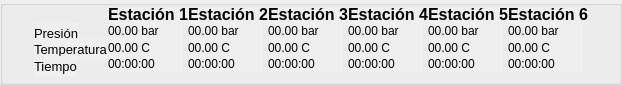
     <widget class="QGroupBox" name="gbInfoSensores">
      <property name="enabled">
       <bool>true</bool>
      </property>
      <property name="sizePolicy">
       <sizepolicy hsizetype="Preferred" vsizetype="Fixed">
        <horstretch>0</horstretch>
        <verstretch>0</verstretch>
       </sizepolicy>
      </property>
      <property name="minimumSize">
       <size>
        <width>0</width>
        <height>85</height>
       </size>
      </property>
      <property name="maximumSize">
       <size>
        <width>16777215</width>
        <height>85</height>
       </size>
      </property>
      <property name="cursor">
       <cursorShape>ArrowCursor</cursorShape>
      </property>
      <property name="contextMenuPolicy">
       <enum>Qt::ContextMenuPolicy::NoContextMenu</enum>
      </property>
      <property name="layoutDirection">
       <enum>Qt::LayoutDirection::LeftToRight</enum>
      </property>
      <property name="autoFillBackground">
       <bool>false</bool>
      </property>
      <property name="styleSheet">
       <string notr="true">#gbInfoSensores {
	border: 0px;
}</string>
      </property>
      <property name="flat">
       <bool>true</bool>
      </property>
      <property name="checkable">
       <bool>false</bool>
      </property>
      <layout class="QGridLayout" name="glEstacionesInfo">
       <property name="sizeConstraint">
        <enum>QLayout::SizeConstraint::SetDefaultConstraint</enum>
       </property>
       <property name="topMargin">
        <number>0</number>
       </property>
       <property name="bottomMargin">
        <number>10</number>
       </property>
       <property name="spacing">
        <number>0</number>
       </property>
       <item row="3" column="4">
        <widget class="QLabel" name="lblTime_2">
         <property name="sizePolicy">
          <sizepolicy hsizetype="Preferred" vsizetype="Preferred">
           <horstretch>0</horstretch>
           <verstretch>0</verstretch>
          </sizepolicy>
         </property>
         <property name="minimumSize">
          <size>
           <width>0</width>
           <height>0</height>
          </size>
         </property>
         <property name="maximumSize">
          <size>
           <width>75</width>
           <height>5000</height>
          </size>
         </property>
         <property name="autoFillBackground">
          <bool>true</bool>
         </property>
         <property name="text">
          <string>00:00:00</string>
         </property>
         <property name="textFormat">
          <enum>Qt::TextFormat::PlainText</enum>
         </property>
        </widget>
       </item>
       <item row="1" column="7">
        <widget class="QLabel" name="lblPress_5">
         <property name="sizePolicy">
          <sizepolicy hsizetype="Fixed" vsizetype="Preferred">
           <horstretch>0</horstretch>
           <verstretch>0</verstretch>
          </sizepolicy>
         </property>
         <property name="maximumSize">
          <size>
           <width>75</width>
           <height>16777215</height>
          </size>
         </property>
         <property name="autoFillBackground">
          <bool>true</bool>
         </property>
         <property name="text">
          <string>00.00 bar</string>
         </property>
         <property name="textFormat">
          <enum>Qt::TextFormat::PlainText</enum>
         </property>
        </widget>
       </item>
       <item row="3" column="8">
        <widget class="QLabel" name="lblTime_6">
         <property name="sizePolicy">
          <sizepolicy hsizetype="Preferred" vsizetype="Preferred">
           <horstretch>0</horstretch>
           <verstretch>0</verstretch>
          </sizepolicy>
         </property>
         <property name="minimumSize">
          <size>
           <width>0</width>
           <height>0</height>
          </size>
         </property>
         <property name="maximumSize">
          <size>
           <width>75</width>
           <height>5000</height>
          </size>
         </property>
         <property name="autoFillBackground">
          <bool>true</bool>
         </property>
         <property name="text">
          <string>00:00:00</string>
         </property>
         <property name="textFormat">
          <enum>Qt::TextFormat::PlainText</enum>
         </property>
        </widget>
       </item>
       <item row="3" column="3">
        <widget class="QLabel" name="lblTime_1">
         <property name="sizePolicy">
          <sizepolicy hsizetype="Preferred" vsizetype="Preferred">
           <horstretch>0</horstretch>
           <verstretch>0</verstretch>
          </sizepolicy>
         </property>
         <property name="minimumSize">
          <size>
           <width>0</width>
           <height>0</height>
          </size>
         </property>
         <property name="maximumSize">
          <size>
           <width>75</width>
           <height>5000</height>
          </size>
         </property>
         <property name="autoFillBackground">
          <bool>true</bool>
         </property>
         <property name="text">
          <string>00:00:00</string>
         </property>
         <property name="textFormat">
          <enum>Qt::TextFormat::PlainText</enum>
         </property>
        </widget>
       </item>
       <item row="3" column="6">
        <widget class="QLabel" name="lblTime_4">
         <property name="sizePolicy">
          <sizepolicy hsizetype="Preferred" vsizetype="Preferred">
           <horstretch>0</horstretch>
           <verstretch>0</verstretch>
          </sizepolicy>
         </property>
         <property name="minimumSize">
          <size>
           <width>0</width>
           <height>0</height>
          </size>
         </property>
         <property name="maximumSize">
          <size>
           <width>75</width>
           <height>5000</height>
          </size>
         </property>
         <property name="autoFillBackground">
          <bool>true</bool>
         </property>
         <property name="text">
          <string>00:00:00</string>
         </property>
         <property name="textFormat">
          <enum>Qt::TextFormat::PlainText</enum>
         </property>
        </widget>
       </item>
       <item row="2" column="7">
        <widget class="QLabel" name="lblTemp_5">
         <property name="sizePolicy">
          <sizepolicy hsizetype="Fixed" vsizetype="Preferred">
           <horstretch>0</horstretch>
           <verstretch>0</verstretch>
          </sizepolicy>
         </property>
         <property name="maximumSize">
          <size>
           <width>75</width>
           <height>16777215</height>
          </size>
         </property>
         <property name="autoFillBackground">
          <bool>true</bool>
         </property>
         <property name="text">
          <string>00.00 C</string>
         </property>
         <property name="textFormat">
          <enum>Qt::TextFormat::PlainText</enum>
         </property>
        </widget>
       </item>
       <item row="1" column="4">
        <widget class="QLabel" name="lblPress_2">
         <property name="sizePolicy">
          <sizepolicy hsizetype="Fixed" vsizetype="Preferred">
           <horstretch>0</horstretch>
           <verstretch>0</verstretch>
          </sizepolicy>
         </property>
         <property name="maximumSize">
          <size>
           <width>75</width>
           <height>16777215</height>
          </size>
         </property>
         <property name="autoFillBackground">
          <bool>true</bool>
         </property>
         <property name="text">
          <string>00.00 bar</string>
         </property>
         <property name="textFormat">
          <enum>Qt::TextFormat::PlainText</enum>
         </property>
        </widget>
       </item>
       <item row="1" column="5">
        <widget class="QLabel" name="lblPress_3">
         <property name="sizePolicy">
          <sizepolicy hsizetype="Fixed" vsizetype="Preferred">
           <horstretch>0</horstretch>
           <verstretch>0</verstretch>
          </sizepolicy>
         </property>
         <property name="maximumSize">
          <size>
           <width>75</width>
           <height>16777215</height>
          </size>
         </property>
         <property name="autoFillBackground">
          <bool>true</bool>
         </property>
         <property name="text">
          <string>00.00 bar</string>
         </property>
         <property name="textFormat">
          <enum>Qt::TextFormat::PlainText</enum>
         </property>
        </widget>
       </item>
       <item row="0" column="4">
        <widget class="QLabel" name="lblEst_2">
         <property name="sizePolicy">
          <sizepolicy hsizetype="Fixed" vsizetype="Preferred">
           <horstretch>0</horstretch>
           <verstretch>0</verstretch>
          </sizepolicy>
         </property>
         <property name="font">
          <font>
           <pointsize>12</pointsize>
           <bold>true</bold>
          </font>
         </property>
         <property name="autoFillBackground">
          <bool>true</bool>
         </property>
         <property name="text">
          <string>Estación 2</string>
         </property>
         <property name="textFormat">
          <enum>Qt::TextFormat::PlainText</enum>
         </property>
        </widget>
       </item>
       <item row="2" column="6">
        <widget class="QLabel" name="lblTemp_4">
         <property name="sizePolicy">
          <sizepolicy hsizetype="Fixed" vsizetype="Preferred">
           <horstretch>0</horstretch>
           <verstretch>0</verstretch>
          </sizepolicy>
         </property>
         <property name="maximumSize">
          <size>
           <width>75</width>
           <height>16777215</height>
          </size>
         </property>
         <property name="autoFillBackground">
          <bool>true</bool>
         </property>
         <property name="text">
          <string>00.00 C</string>
         </property>
         <property name="textFormat">
          <enum>Qt::TextFormat::PlainText</enum>
         </property>
        </widget>
       </item>
       <item row="1" column="8">
        <widget class="QLabel" name="lblPress_6">
         <property name="sizePolicy">
          <sizepolicy hsizetype="Fixed" vsizetype="Preferred">
           <horstretch>0</horstretch>
           <verstretch>0</verstretch>
          </sizepolicy>
         </property>
         <property name="maximumSize">
          <size>
           <width>75</width>
           <height>16777215</height>
          </size>
         </property>
         <property name="autoFillBackground">
          <bool>true</bool>
         </property>
         <property name="text">
          <string>00.00 bar</string>
         </property>
         <property name="textFormat">
          <enum>Qt::TextFormat::PlainText</enum>
         </property>
        </widget>
       </item>
       <item row="2" column="5">
        <widget class="QLabel" name="lblTemp_3">
         <property name="sizePolicy">
          <sizepolicy hsizetype="Fixed" vsizetype="Preferred">
           <horstretch>0</horstretch>
           <verstretch>0</verstretch>
          </sizepolicy>
         </property>
         <property name="maximumSize">
          <size>
           <width>75</width>
           <height>16777215</height>
          </size>
         </property>
         <property name="autoFillBackground">
          <bool>true</bool>
         </property>
         <property name="text">
          <string>00.00 C</string>
         </property>
         <property name="textFormat">
          <enum>Qt::TextFormat::PlainText</enum>
         </property>
        </widget>
       </item>
       <item row="0" column="3">
        <widget class="QLabel" name="lblEst_1">
         <property name="sizePolicy">
          <sizepolicy hsizetype="Fixed" vsizetype="Preferred">
           <horstretch>0</horstretch>
           <verstretch>0</verstretch>
          </sizepolicy>
         </property>
         <property name="font">
          <font>
           <pointsize>12</pointsize>
           <bold>true</bold>
          </font>
         </property>
         <property name="autoFillBackground">
          <bool>true</bool>
         </property>
         <property name="text">
          <string>Estación 1</string>
         </property>
         <property name="textFormat">
          <enum>Qt::TextFormat::PlainText</enum>
         </property>
        </widget>
       </item>
       <item row="0" column="7">
        <widget class="QLabel" name="lblEst_5">
         <property name="sizePolicy">
          <sizepolicy hsizetype="Fixed" vsizetype="Preferred">
           <horstretch>0</horstretch>
           <verstretch>0</verstretch>
          </sizepolicy>
         </property>
         <property name="font">
          <font>
           <pointsize>12</pointsize>
           <bold>true</bold>
          </font>
         </property>
         <property name="autoFillBackground">
          <bool>true</bool>
         </property>
         <property name="text">
          <string>Estación 5</string>
         </property>
         <property name="textFormat">
          <enum>Qt::TextFormat::PlainText</enum>
         </property>
        </widget>
       </item>
       <item row="2" column="2">
        <widget class="QLabel" name="lblTemp">
         <property name="sizePolicy">
          <sizepolicy hsizetype="Fixed" vsizetype="Fixed">
           <horstretch>0</horstretch>
           <verstretch>0</verstretch>
          </sizepolicy>
         </property>
         <property name="minimumSize">
          <size>
           <width>0</width>
           <height>20</height>
          </size>
         </property>
         <property name="font">
          <font>
           <pointsize>10</pointsize>
          </font>
         </property>
         <property name="autoFillBackground">
          <bool>true</bool>
         </property>
         <property name="text">
          <string>Temperatura</string>
         </property>
         <property name="textFormat">
          <enum>Qt::TextFormat::PlainText</enum>
         </property>
        </widget>
       </item>
       <item row="2" column="3">
        <widget class="QLabel" name="lblTemp_1">
         <property name="sizePolicy">
          <sizepolicy hsizetype="Fixed" vsizetype="Preferred">
           <horstretch>0</horstretch>
           <verstretch>0</verstretch>
          </sizepolicy>
         </property>
         <property name="maximumSize">
          <size>
           <width>75</width>
           <height>16777215</height>
          </size>
         </property>
         <property name="autoFillBackground">
          <bool>true</bool>
         </property>
         <property name="text">
          <string>00.00 C</string>
         </property>
         <property name="textFormat">
          <enum>Qt::TextFormat::PlainText</enum>
         </property>
        </widget>
       </item>
       <item row="3" column="5">
        <widget class="QLabel" name="lblTime_3">
         <property name="sizePolicy">
          <sizepolicy hsizetype="Preferred" vsizetype="Preferred">
           <horstretch>0</horstretch>
           <verstretch>0</verstretch>
          </sizepolicy>
         </property>
         <property name="minimumSize">
          <size>
           <width>0</width>
           <height>0</height>
          </size>
         </property>
         <property name="maximumSize">
          <size>
           <width>75</width>
           <height>5000</height>
          </size>
         </property>
         <property name="autoFillBackground">
          <bool>true</bool>
         </property>
         <property name="text">
          <string>00:00:00</string>
         </property>
         <property name="textFormat">
          <enum>Qt::TextFormat::PlainText</enum>
         </property>
        </widget>
       </item>
       <item row="0" column="8">
        <widget class="QLabel" name="lblEst_6">
         <property name="sizePolicy">
          <sizepolicy hsizetype="Fixed" vsizetype="Preferred">
           <horstretch>0</horstretch>
           <verstretch>0</verstretch>
          </sizepolicy>
         </property>
         <property name="font">
          <font>
           <pointsize>12</pointsize>
           <bold>true</bold>
          </font>
         </property>
         <property name="autoFillBackground">
          <bool>true</bool>
         </property>
         <property name="text">
          <string>Estación 6</string>
         </property>
         <property name="textFormat">
          <enum>Qt::TextFormat::PlainText</enum>
         </property>
        </widget>
       </item>
       <item row="0" column="6">
        <widget class="QLabel" name="lblEst_4">
         <property name="sizePolicy">
          <sizepolicy hsizetype="Fixed" vsizetype="Preferred">
           <horstretch>0</horstretch>
           <verstretch>0</verstretch>
          </sizepolicy>
         </property>
         <property name="font">
          <font>
           <pointsize>12</pointsize>
           <bold>true</bold>
          </font>
         </property>
         <property name="autoFillBackground">
          <bool>true</bool>
         </property>
         <property name="text">
          <string>Estación 4</string>
         </property>
         <property name="textFormat">
          <enum>Qt::TextFormat::PlainText</enum>
         </property>
        </widget>
       </item>
       <item row="2" column="8">
        <widget class="QLabel" name="lblTemp_6">
         <property name="sizePolicy">
          <sizepolicy hsizetype="Fixed" vsizetype="Preferred">
           <horstretch>0</horstretch>
           <verstretch>0</verstretch>
          </sizepolicy>
         </property>
         <property name="maximumSize">
          <size>
           <width>75</width>
           <height>16777215</height>
          </size>
         </property>
         <property name="autoFillBackground">
          <bool>true</bool>
         </property>
         <property name="text">
          <string>00.00 C</string>
         </property>
         <property name="textFormat">
          <enum>Qt::TextFormat::PlainText</enum>
         </property>
        </widget>
       </item>
       <item row="0" column="5">
        <widget class="QLabel" name="lblEst_3">
         <property name="font">
          <font>
           <pointsize>12</pointsize>
           <bold>true</bold>
          </font>
         </property>
         <property name="autoFillBackground">
          <bool>true</bool>
         </property>
         <property name="text">
          <string>Estación 3</string>
         </property>
         <property name="textFormat">
          <enum>Qt::TextFormat::PlainText</enum>
         </property>
        </widget>
       </item>
       <item row="1" column="3">
        <widget class="QLabel" name="lblPress_1">
         <property name="sizePolicy">
          <sizepolicy hsizetype="Fixed" vsizetype="Preferred">
           <horstretch>0</horstretch>
           <verstretch>0</verstretch>
          </sizepolicy>
         </property>
         <property name="maximumSize">
          <size>
           <width>75</width>
           <height>16777215</height>
          </size>
         </property>
         <property name="autoFillBackground">
          <bool>true</bool>
         </property>
         <property name="text">
          <string>00.00 bar</string>
         </property>
         <property name="textFormat">
          <enum>Qt::TextFormat::PlainText</enum>
         </property>
        </widget>
       </item>
       <item row="1" column="2">
        <widget class="QLabel" name="lblPress">
         <property name="sizePolicy">
          <sizepolicy hsizetype="Fixed" vsizetype="Fixed">
           <horstretch>0</horstretch>
           <verstretch>0</verstretch>
          </sizepolicy>
         </property>
         <property name="minimumSize">
          <size>
           <width>0</width>
           <height>20</height>
          </size>
         </property>
         <property name="font">
          <font>
           <pointsize>10</pointsize>
          </font>
         </property>
         <property name="autoFillBackground">
          <bool>true</bool>
         </property>
         <property name="styleSheet">
          <string notr="true"/>
         </property>
         <property name="text">
          <string>Presión</string>
         </property>
         <property name="textFormat">
          <enum>Qt::TextFormat::PlainText</enum>
         </property>
        </widget>
       </item>
       <item row="3" column="2">
        <widget class="QLabel" name="lblTime">
         <property name="sizePolicy">
          <sizepolicy hsizetype="Fixed" vsizetype="Fixed">
           <horstretch>0</horstretch>
           <verstretch>0</verstretch>
          </sizepolicy>
         </property>
         <property name="minimumSize">
          <size>
           <width>0</width>
           <height>20</height>
          </size>
         </property>
         <property name="font">
          <font>
           <pointsize>10</pointsize>
          </font>
         </property>
         <property name="autoFillBackground">
          <bool>true</bool>
         </property>
         <property name="text">
          <string>Tiempo</string>
         </property>
         <property name="textFormat">
          <enum>Qt::TextFormat::PlainText</enum>
         </property>
        </widget>
       </item>
       <item row="2" column="4">
        <widget class="QLabel" name="lblTemp_2">
         <property name="sizePolicy">
          <sizepolicy hsizetype="Fixed" vsizetype="Preferred">
           <horstretch>0</horstretch>
           <verstretch>0</verstretch>
          </sizepolicy>
         </property>
         <property name="maximumSize">
          <size>
           <width>75</width>
           <height>16777215</height>
          </size>
         </property>
         <property name="autoFillBackground">
          <bool>true</bool>
         </property>
         <property name="text">
          <string>00.00 C</string>
         </property>
         <property name="textFormat">
          <enum>Qt::TextFormat::PlainText</enum>
         </property>
        </widget>
       </item>
       <item row="1" column="6">
        <widget class="QLabel" name="lblPress_4">
         <property name="sizePolicy">
          <sizepolicy hsizetype="Fixed" vsizetype="Preferred">
           <horstretch>0</horstretch>
           <verstretch>0</verstretch>
          </sizepolicy>
         </property>
         <property name="maximumSize">
          <size>
           <width>75</width>
           <height>16777215</height>
          </size>
         </property>
         <property name="autoFillBackground">
          <bool>true</bool>
         </property>
         <property name="text">
          <string>00.00 bar</string>
         </property>
         <property name="textFormat">
          <enum>Qt::TextFormat::PlainText</enum>
         </property>
        </widget>
       </item>
       <item row="3" column="7">
        <widget class="QLabel" name="lblTime_5">
         <property name="sizePolicy">
          <sizepolicy hsizetype="Preferred" vsizetype="Preferred">
           <horstretch>0</horstretch>
           <verstretch>0</verstretch>
          </sizepolicy>
         </property>
         <property name="minimumSize">
          <size>
           <width>0</width>
           <height>0</height>
          </size>
         </property>
         <property name="maximumSize">
          <size>
           <width>75</width>
           <height>5000</height>
          </size>
         </property>
         <property name="autoFillBackground">
          <bool>true</bool>
         </property>
         <property name="text">
          <string>00:00:00</string>
         </property>
         <property name="textFormat">
          <enum>Qt::TextFormat::PlainText</enum>
         </property>
        </widget>
       </item>
       <item row="1" column="9" rowspan="3">
        <spacer name="horizontalSpacer_2">
         <property name="orientation">
          <enum>Qt::Orientation::Horizontal</enum>
         </property>
         <property name="sizeType">
          <enum>QSizePolicy::Policy::Fixed</enum>
         </property>
         <property name="sizeHint" stdset="0">
          <size>
           <width>20</width>
           <height>100</height>
          </size>
         </property>
        </spacer>
       </item>
       <item row="1" column="0" rowspan="3">
        <spacer name="horizontalSpacer_3">
         <property name="orientation">
          <enum>Qt::Orientation::Horizontal</enum>
         </property>
         <property name="sizeType">
          <enum>QSizePolicy::Policy::Fixed</enum>
         </property>
         <property name="sizeHint" stdset="0">
          <size>
           <width>20</width>
           <height>100</height>
          </size>
         </property>
        </spacer>
       </item>
      </layout>
     </widget>
